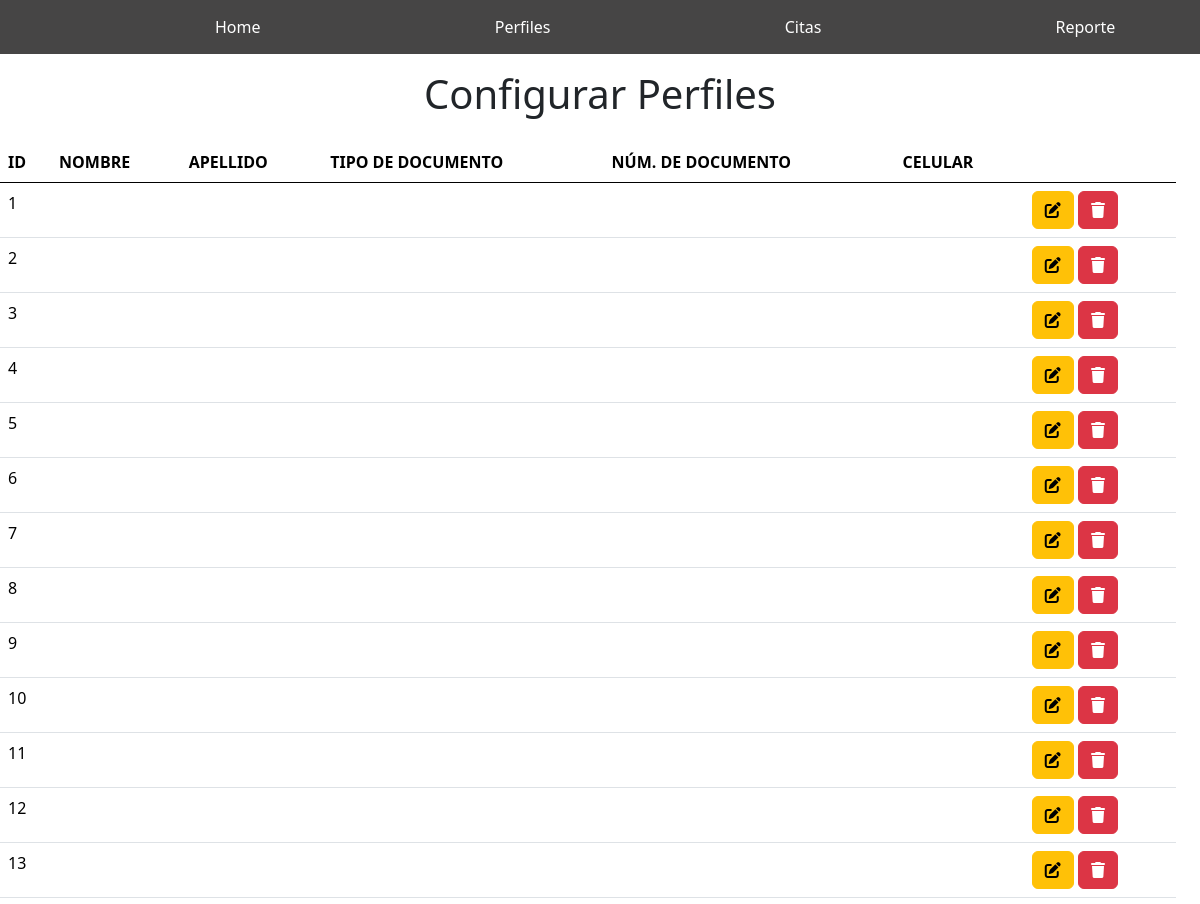
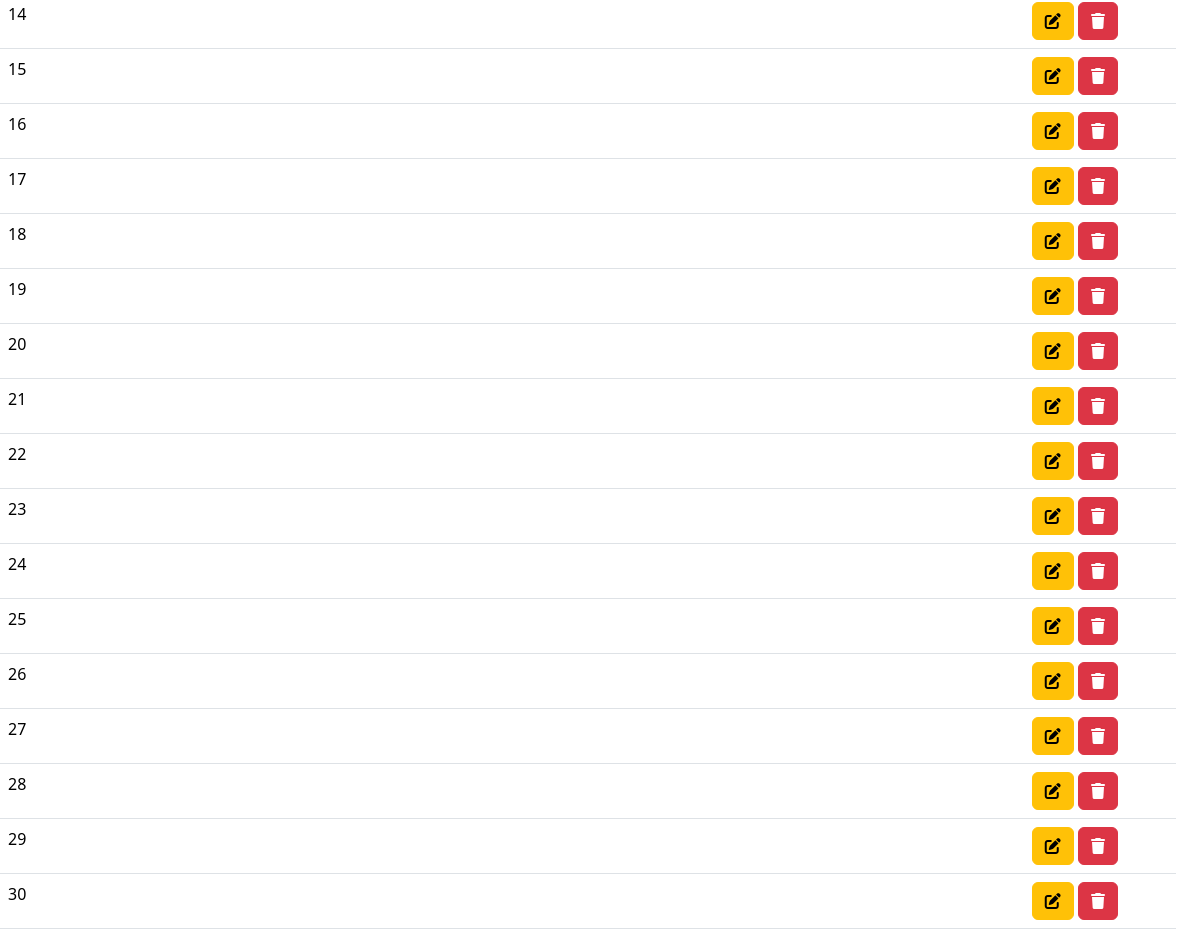
/view/Crud/index.php, run on the app's committed database (2 pictures, top to bottom).
### tables this page shows
CREATE TABLE `cliente` (
  `idCliente` int(11) NOT NULL,
  `numDocCliente` varchar(15) DEFAULT NULL,
  `tipoDocCliente` varchar(20) DEFAULT NULL,
  `nombreCliente` varchar(50) DEFAULT NULL,
  `apellidoCliente` varchar(50) DEFAULT NULL,
  `direccionCliente` varchar(20) DEFAULT NULL,
  `telefonoCliente` varchar(20) DEFAULT NULL,
  `estadoCliente` varchar(20) DEFAULT NULL,
  `idUsuarioFK` int(11) DEFAULT NULL
);

### view/Crud/index.php (the view, shortened to what this page needs)
<?php
  include('../../assets/element/nav3.php');
  ?>
<!DOCTYPE html>
<html lang="en">
<head>
    <link href="https://cdn.jsdelivr.net/npm/bootstrap@5.3.2/dist/css/bootstrap.min.css" rel="stylesheet">
  </head>
<body>
    <h1 class="text-center p-3">Configurar Perfiles</h1>
    <?php
     include ( "../../config/conect.php");
    ?>
    <div class="container-fluid row">
<table class="table">
  <thead class="background-info">
    <tr>
      <th scope="col">ID</th>
      <th scope="col">NOMBRE</th>
      <th scope="col">APELLIDO</th>
      <th scope="col">TIPO DE DOCUMENTO</th>
      <th scope="col">NÚM. DE DOCUMENTO</th>
      <th scope="col">CELULAR</th>
      <th scope="col"></th>
    </tr>
  </thead>
  <tbody>
    <?php
    $sql =$connect->query("select * from cliente");
    while ($datos =$sql->fetch_object()) {?>
     <tr>
     <td><?=$datos->idCliente ?></td>
      <td><?=$datos->Name_Cliente ?></td>
      <td><?=$datos->Lastname_Cliente ?></td>
      <td><?=$datos->Tipo_Doc ?></td>
      <td><?=$datos->Doc_Cliente ?></td>
      <td><?=$datos->Celular_Cliente ?></td>
      <td>
      <a href="modificar_cliente.php?id=<?=$datos->idCliente ?>" class="btn btn-small btn-warning"><i class="fa-solid fa-pen-to-square"></i></a>
         <a  onclick="return eliminar()" href="index.php?id=<?=$datos->idCliente ?>"class="btn btn-small btn-danger"><i class="fa-solid fa-trash"></i></a>
      </td>
    </tr>
    <?php }
    ?>
  </tbody>
</table>
    </div>
</body>
</html>

### assets/element/nav3.php (shortened to what this page needs)
<!doctype html>
<html lang="en">
  <head>
    <link rel="stylesheet" href="../../assets/css/nav3.css">
    <link href="https://cdn.jsdelivr.net/npm/bootstrap@5.0.2/dist/css/bootstrap.min.css" rel="stylesheet">
  </head>
  <body>
    <ul class="menu">
      <li><a href=../../view/home/homeadmin.php>Home</a></li>
        <li><a href=../../view/Crud/index.php>Perfiles</a></li>
        <li><a href=../../view/Crud/cita.php>Citas</a></li>
        <li><a href=https://lookerstudio.google.com/embed/u/0/reporting/e4b894b9-acb1-400d-9c64-c798c34ef212/page/g2hgD>Reporte</a></li>
</ul>

### assets/css/nav3.css (style rules this page uses)
.menu { list-style: none; padding: 0; background-color: rgb(70, 69, 69); width: 100%; max-width: 2000px; margin: auto; }
.menu li a { text-decoration: none; color:white; padding: 15px; display: flex; margin-left: 200px; }
.menu li { display: inline-block; text-align: left; }

### data on the page
cliente: idCliente "1"
cliente: idCliente "2"
cliente: idCliente "3"
cliente: idCliente "4"
cliente: idCliente "5"
cliente: idCliente "6"
cliente: idCliente "7"
cliente: idCliente "8"
cliente: idCliente "9"
cliente: idCliente "10"
cliente: idCliente "11"
cliente: idCliente "12"
cliente: idCliente "13"
cliente: idCliente "14"
cliente: idCliente "15"
cliente: idCliente "16"
cliente: idCliente "17"
cliente: idCliente "18"
cliente: idCliente "19"
cliente: idCliente "20"
cliente: idCliente "21"
cliente: idCliente "22"
cliente: idCliente "23"
cliente: idCliente "24"
cliente: idCliente "25"
cliente: idCliente "26"
cliente: idCliente "27"
cliente: idCliente "28"
cliente: idCliente "29"
cliente: idCliente "30"
